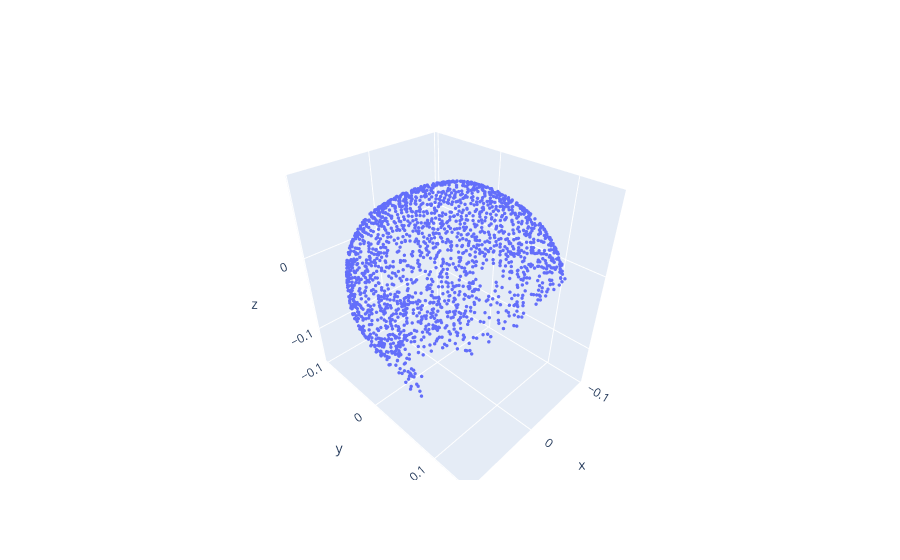

Notebook source saved alongside this figure:
### Markdown cell above
### Creating SDF by Interpolating Between Follicle Starting Points

### Code cell
## Identifying Starting Points

import plotly
import plotly.graph_objects as go

pos, edges = [], []
with open("normals_one_seg.obj", 'r') as f:
    for line in f:
        if line[0] == 'v':
            pos.append(list(map(float, line.split()[1:])))
        elif line[0] == 'l':
            edges.append(list(map(int, line.split()[1:])))
pos = np.array(pos)
edges = np.array(edges) - 1

# Convert y up and center the positions to origin
pos = pos[:, [0, 2, 1]]
pos -= np.mean(pos, axis=0)

# Create strands starts
start_strands = []
for i1, i2 in edges:
    start_strands.append((pos[i1], pos[i2]))
start_strands = np.array(start_strands)
start_strands = start_strands[:2000] # 2000 strands. start & end pts per strand. 3 coords per point

# Create initial positions and directions
r0 = start_strands[:, 0]
print(r0)

fig = go.Figure(data=[go.Scatter3d(
    x=r0[:, 0], 
    y=r0[:, 1], 
    z=r0[:, 2], 
    mode='markers', 
    marker=dict(size=2)
)])
fig.show()

### Figure 1 — Plotly figure (JSON) as saved in the notebook; plotly's stock layout.template omitted (floating-point values rounded to 4 significant figures; data arrays with more than 128 entries replaced by an {"elided": "..."} marker saying what was removed)
{"data": [{"marker": {"size": 2}, "mode": "markers", "type": "scatter3d", "x": {"elided": "2000 float values"}, "y": {"elided": "2000 float values"}, "z": {"elided": "2000 float values"}}], "layout": {}}
